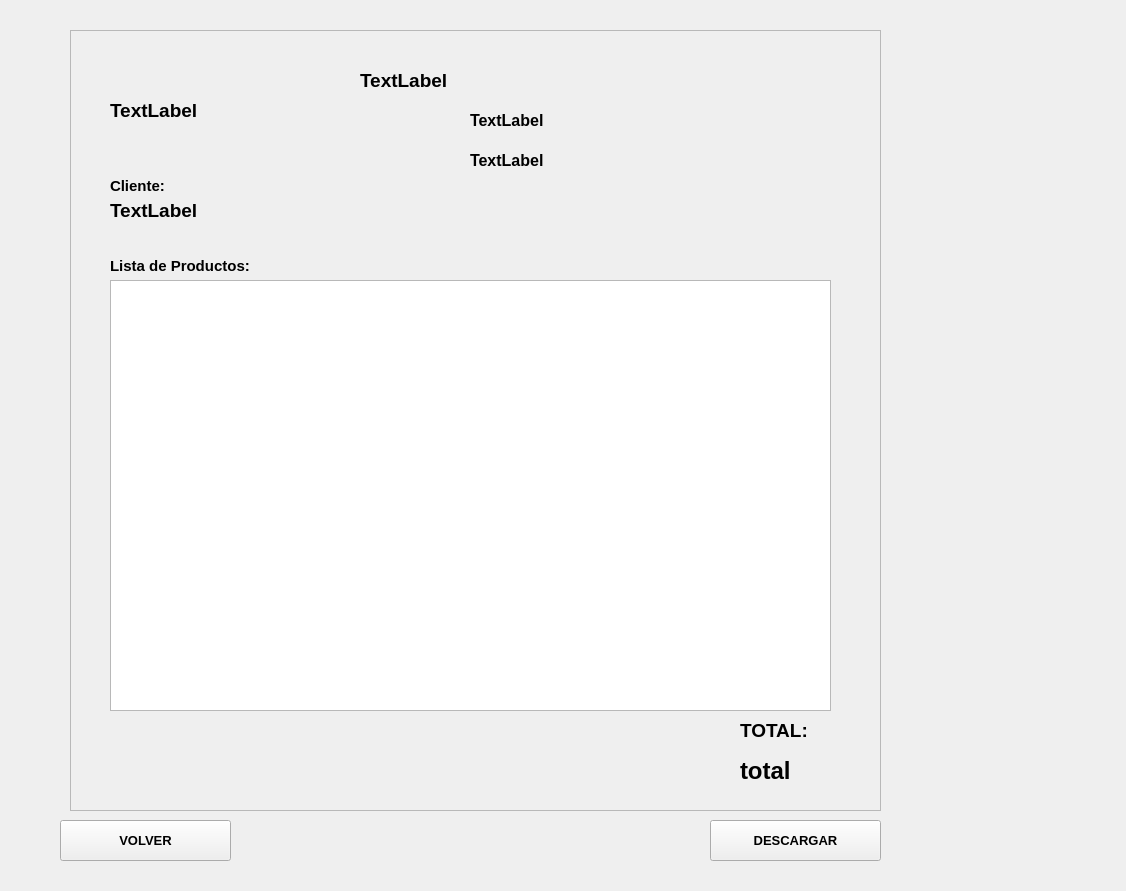
<?xml version="1.0" encoding="UTF-8"?>
<ui version="4.0">
 <class>Form</class>
 <widget class="QWidget" name="Form">
  <property name="geometry">
   <rect>
    <x>0</x>
    <y>0</y>
    <width>1126</width>
    <height>891</height>
   </rect>
  </property>
  <property name="windowTitle">
   <string>Form</string>
  </property>
  <property name="styleSheet">
   <string notr="true"/>
  </property>
  <widget class="QFrame" name="frame">
   <property name="geometry">
    <rect>
     <x>70</x>
     <y>30</y>
     <width>811</width>
     <height>781</height>
    </rect>
   </property>
   <property name="styleSheet">
    <string notr="true"/>
   </property>
   <property name="frameShape">
    <enum>QFrame::StyledPanel</enum>
   </property>
   <property name="frameShadow">
    <enum>QFrame::Raised</enum>
   </property>
   <widget class="QLabel" name="label_fecha_report">
    <property name="geometry">
     <rect>
      <x>40</x>
      <y>60</y>
      <width>161</width>
      <height>41</height>
     </rect>
    </property>
    <property name="font">
     <font>
      <pointsize>14</pointsize>
      <weight>75</weight>
      <bold>true</bold>
     </font>
    </property>
    <property name="text">
     <string>TextLabel</string>
    </property>
   </widget>
   <widget class="QLabel" name="label_cliente_report_2">
    <property name="geometry">
     <rect>
      <x>40</x>
      <y>160</y>
      <width>161</width>
      <height>41</height>
     </rect>
    </property>
    <property name="font">
     <font>
      <pointsize>14</pointsize>
      <weight>75</weight>
      <bold>true</bold>
     </font>
    </property>
    <property name="text">
     <string>TextLabel</string>
    </property>
   </widget>
   <widget class="QLabel" name="label_cliente_report">
    <property name="geometry">
     <rect>
      <x>40</x>
      <y>140</y>
      <width>81</width>
      <height>31</height>
     </rect>
    </property>
    <property name="font">
     <font>
      <pointsize>11</pointsize>
      <weight>75</weight>
      <bold>true</bold>
     </font>
    </property>
    <property name="text">
     <string>Cliente:</string>
    </property>
   </widget>
   <widget class="QLabel" name="label_localidad_report">
    <property name="geometry">
     <rect>
      <x>290</x>
      <y>30</y>
      <width>391</width>
      <height>41</height>
     </rect>
    </property>
    <property name="font">
     <font>
      <pointsize>14</pointsize>
      <weight>75</weight>
      <bold>true</bold>
     </font>
    </property>
    <property name="text">
     <string>TextLabel</string>
    </property>
   </widget>
   <widget class="QLabel" name="label_chofer_report">
    <property name="geometry">
     <rect>
      <x>400</x>
      <y>70</y>
      <width>211</width>
      <height>41</height>
     </rect>
    </property>
    <property name="font">
     <font>
      <pointsize>12</pointsize>
      <weight>75</weight>
      <bold>true</bold>
     </font>
    </property>
    <property name="text">
     <string>TextLabel</string>
    </property>
   </widget>
   <widget class="QLabel" name="label_fecha_4">
    <property name="geometry">
     <rect>
      <x>40</x>
      <y>220</y>
      <width>151</width>
      <height>31</height>
     </rect>
    </property>
    <property name="font">
     <font>
      <pointsize>11</pointsize>
      <weight>75</weight>
      <bold>true</bold>
     </font>
    </property>
    <property name="text">
     <string>Lista de Productos:</string>
    </property>
   </widget>
   <widget class="QTableWidget" name="tabla_productos_report">
    <property name="geometry">
     <rect>
      <x>40</x>
      <y>250</y>
      <width>721</width>
      <height>431</height>
     </rect>
    </property>
    <property name="palette">
     <palette>
      <active>
       <colorrole role="Base">
        <brush brushstyle="SolidPattern">
         <color alpha="255">
          <red>255</red>
          <green>255</green>
          <blue>255</blue>
         </color>
        </brush>
       </colorrole>
      </active>
      <inactive>
       <colorrole role="Base">
        <brush brushstyle="SolidPattern">
         <color alpha="255">
          <red>255</red>
          <green>255</green>
          <blue>255</blue>
         </color>
        </brush>
       </colorrole>
      </inactive>
      <disabled>
       <colorrole role="Base">
        <brush brushstyle="SolidPattern">
         <color alpha="255">
          <red>189</red>
          <green>212</green>
          <blue>255</blue>
         </color>
        </brush>
       </colorrole>
      </disabled>
     </palette>
    </property>
    <property name="dragEnabled">
     <bool>true</bool>
    </property>
   </widget>
   <widget class="QLabel" name="label_vehiculo_report">
    <property name="geometry">
     <rect>
      <x>400</x>
      <y>110</y>
      <width>211</width>
      <height>41</height>
     </rect>
    </property>
    <property name="font">
     <font>
      <pointsize>12</pointsize>
      <weight>75</weight>
      <bold>true</bold>
     </font>
    </property>
    <property name="text">
     <string>TextLabel</string>
    </property>
   </widget>
   <widget class="QLabel" name="label_fecha_report_2">
    <property name="geometry">
     <rect>
      <x>670</x>
      <y>680</y>
      <width>161</width>
      <height>41</height>
     </rect>
    </property>
    <property name="font">
     <font>
      <pointsize>14</pointsize>
      <weight>75</weight>
      <bold>true</bold>
     </font>
    </property>
    <property name="text">
     <string>TOTAL:</string>
    </property>
   </widget>
   <widget class="QLabel" name="label_total_reporte">
    <property name="geometry">
     <rect>
      <x>670</x>
      <y>720</y>
      <width>181</width>
      <height>41</height>
     </rect>
    </property>
    <property name="font">
     <font>
      <pointsize>18</pointsize>
      <weight>75</weight>
      <bold>true</bold>
     </font>
    </property>
    <property name="text">
     <string>total</string>
    </property>
   </widget>
  </widget>
  <widget class="QPushButton" name="btn_volver_reporte">
   <property name="geometry">
    <rect>
     <x>60</x>
     <y>820</y>
     <width>171</width>
     <height>41</height>
    </rect>
   </property>
   <property name="font">
    <font>
     <pointsize>10</pointsize>
     <weight>75</weight>
     <bold>true</bold>
    </font>
   </property>
   <property name="text">
    <string>VOLVER</string>
   </property>
  </widget>
  <widget class="QPushButton" name="btn_descargar_reporte">
   <property name="geometry">
    <rect>
     <x>710</x>
     <y>820</y>
     <width>171</width>
     <height>41</height>
    </rect>
   </property>
   <property name="font">
    <font>
     <pointsize>10</pointsize>
     <weight>75</weight>
     <bold>true</bold>
    </font>
   </property>
   <property name="text">
    <string>DESCARGAR</string>
   </property>
  </widget>
 </widget>
 <resources/>
 <connections/>
</ui>
